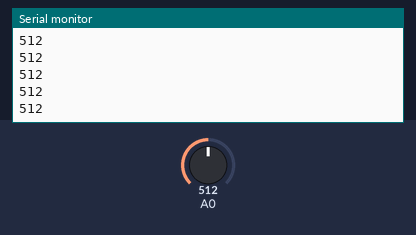
Simulated run of this sketch. Board: ESP8266 (NodeMCU). On the bench: the last lines printed to the serial monitor. The test bench sets the inputs (shaded band); at power-on: A0 = 512.

Above: at 1.2 s.
1.3 s: A0 set to 716
At 1.37 s:
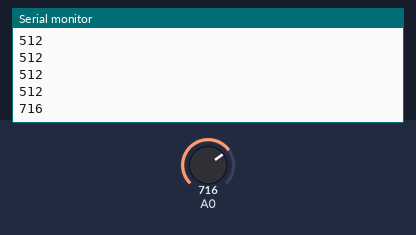
2.8 s: A0 set to 900
At 2.87 s:
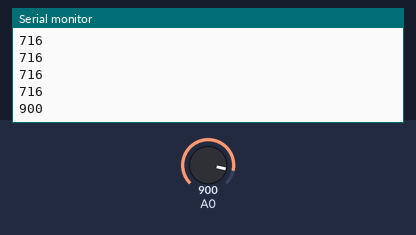
Timing chart, 0 to 5.8 s (numbered marks = the images above; inputs shaded):
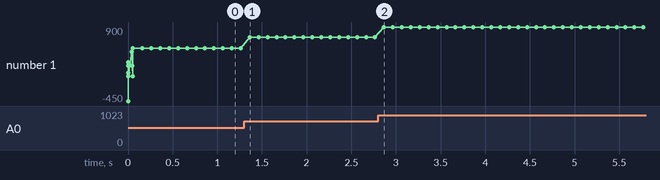

Measured:
- after the input at 1.3 s, the serial monitor: prints a new line after 0.06 s (image 1)
- after the input at 2.8 s, the serial monitor: prints a new line after 0.07 s (image 2)
- plotted number 1: 512 → 716 after the input at 1.3 s, 716 → 900 after the input at 2.8 s

The sketch:

BlankSketch.ino
```cpp
// Set the serial ports for the bluetooth module Receive and Transmit
//SoftwareSerial moduleSerial(0, 1); //RX, TX

// Determine if the
int counter = 0;
unsigned long maxMicros = 0;
unsigned long lastMacros = 0;
unsigned long minMicros = 99999;
int potPin = 5;
int val = 0;
unsigned long sample = 0;
void setup() {
	Serial.begin(9600);
	Serial.println("Print -450");
	short sampleData = -450;
	byte lowByte = sampleData;
	Serial.println(lowByte);
	byte highByte = sampleData >> 8;
	Serial.println(highByte);
	short formedSample = lowByte | highByte << 8;
	Serial.println(formedSample);

	Serial.println("Print 450");
	short sampleData2 = 450;
	byte lowByte2 = sampleData2;
	Serial.println(lowByte2);
	byte highByte2 = sampleData2 >> 8;
	Serial.println(highByte2);

	Serial.println("Print 450 by forming a number reading the bytes from it.");
	short sampleData3 = lowByte2 | highByte2 << 8;
	Serial.println(sampleData3);
	byte lowByte3 = sampleData3;
	Serial.println(lowByte3);
	byte highByte3 = sampleData3 >> 8;
	Serial.println(highByte3);
}

void loop() {

	if (counter < 10005) {
		val = analogRead(potPin);
		Serial.println(val);
		delay(100);
		counter++;
	}

	if (counter == 1) {
		Serial.println("Start");
		lastMacros = micros();
	}
	else if (counter < 10000) {
		sample = micros() - lastMacros;
		lastMacros = micros();
		if (maxMicros < sample) {
			maxMicros = sample;
		}
		else if(minMicros > sample) {
			minMicros = sample;
		}
	}
	else if (counter == 10000) {
		Serial.println("End");
		Serial.println(minMicros);
		Serial.println(maxMicros);
	}
}
```
